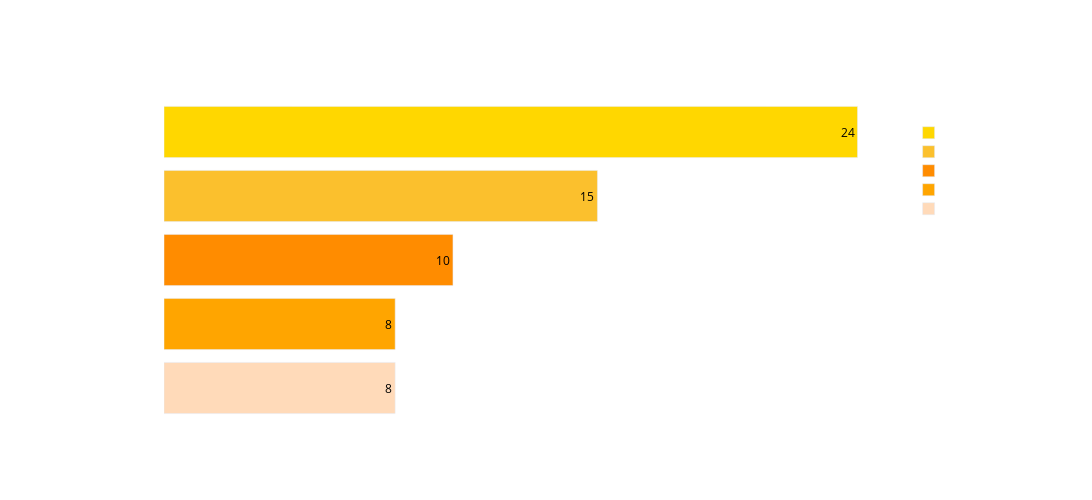

Notebook code cell kept with this figure:
### Markdown cell above
#### PLATOFRMS - FOR BAHRAIN

### Code cell
bahrain_df = platform_expanded[platform_expanded['Country'] == 'Bahrain']

bahrain_platform_counts = (bahrain_df.groupby('PlatformWorkedWith').size().reset_index(name='Count').sort_values('Count', ascending=False))

top5_bahrain_platforms = bahrain_platform_counts.head(5)
fig = px.bar(
    top5_bahrain_platforms,
    x='Count',
    y='PlatformWorkedWith',
    color='PlatformWorkedWith',
    orientation='h',
    text='Count',
    title='Top 5 Platforms Used in Bahrain (All Years)',
    color_discrete_sequence=[
        '#FFD700',  # Gold
        '#FBC02D',  # Strong Yellow
        '#FF8C00',  # Darker Orange
        '#FFA500',  # Medium Orange
        '#FFDAB9'   # Peach
    ],
    category_orders={'PlatformWorkedWith': top5_bahrain_platforms['PlatformWorkedWith'].tolist()}
)

fig.update_traces(
    textposition='auto',
    textfont_color='black'
)

fig.update_layout(
    width=1600,  # Wide for PPT
    height=500,
    plot_bgcolor='rgba(0,0,0,0)',
    paper_bgcolor='rgba(0,0,0,0)',
    font=dict(color='white'),
    legend_title_font=dict(color='white'),
    title_font=dict(color='white'),
    xaxis=dict(title='Count', title_font=dict(color='white'), tickfont=dict(color='white')),
    yaxis=dict(title='Platform', title_font=dict(color='white'), tickfont=dict(color='white'))
)

fig.update_xaxes(showgrid=False)
fig.update_yaxes(showgrid=False)

fig.show()

### Figure 1 — Plotly figure (JSON) as saved in the notebook; plotly's stock layout.template omitted (floating-point values rounded to 4 significant figures)
{"data": [{"alignmentgroup": "True", "hovertemplate": "PlatformWorkedWith=%{y}<br>Count=%{text}<extra></extra>", "legendgroup": "AWS", "marker": {"color": "#FFD700", "pattern": {"shape": ""}}, "name": "AWS", "offsetgroup": "AWS", "orientation": "h", "showlegend": true, "text": [24], "textfont": {"color": "black"}, "textposition": "auto", "type": "bar", "x": [24], "xaxis": "x", "y": ["AWS"], "yaxis": "y"}, {"alignmentgroup": "True", "hovertemplate": "PlatformWorkedWith=%{y}<br>Count=%{text}<extra></extra>", "legendgroup": "Microsoft Azure", "marker": {"color": "#FBC02D", "pattern": {"shape": ""}}, "name": "Microsoft Azure", "offsetgroup": "Microsoft Azure", "orientation": "h", "showlegend": true, "text": [15], "textfont": {"color": "black"}, "textposition": "auto", "type": "bar", "x": [15], "xaxis": "x", "y": ["Microsoft Azure"], "yaxis": "y"}, {"alignmentgroup": "True", "hovertemplate": "PlatformWorkedWith=%{y}<br>Count=%{text}<extra></extra>", "legendgroup": "Google Cloud Platform", "marker": {"color": "#FF8C00", "pattern": {"shape": ""}}, "name": "Google Cloud Platform", "offsetgroup": "Google Cloud Platform", "orientation": "h", "showlegend": true, "text": [10], "textfont": {"color": "black"}, "textposition": "auto", "type": "bar", "x": [10], "xaxis": "x", "y": ["Google Cloud Platform"], "yaxis": "y"}, {"alignmentgroup": "True", "hovertemplate": "PlatformWorkedWith=%{y}<br>Count=%{text}<extra></extra>", "legendgroup": "Digital Ocean", "marker": {"color": "#FFA500", "pattern": {"shape": ""}}, "name": "Digital Ocean", "offsetgroup": "Digital Ocean", "orientation": "h", "showlegend": true, "text": [8], "textfont": {"color": "black"}, "textposition": "auto", "type": "bar", "x": [8], "xaxis": "x", "y": ["Digital Ocean"], "yaxis": "y"}, {"alignmentgroup": "True", "hovertemplate": "PlatformWorkedWith=%{y}<br>Count=%{text}<extra></extra>", "legendgroup": "Google Cloud", "marker": {"color": "#FFDAB9", "pattern": {"shape": ""}}, "name": "Google Cloud", "offsetgroup": "Google Cloud", "orientation": "h", "showlegend": true, "text": [8], "textfont": {"color": "black"}, "textposition": "auto", "type": "bar", "x": [8], "xaxis": "x", "y": ["Google Cloud"], "yaxis": "y"}], "layout": {"barmode": "relative", "font": {"color": "white"}, "height": 500, "legend": {"title": {"font": {"color": "white"}, "text": "PlatformWorkedWith"}, "tracegroupgap": 0}, "paper_bgcolor": "rgba(0,0,0,0)", "plot_bgcolor": "rgba(0,0,0,0)", "title": {"font": {"color": "white"}, "text": "Top 5 Platforms Used in Bahrain (All Years)"}, "width": 1600, "xaxis": {"anchor": "y", "domain": [0, 1], "showgrid": false, "tickfont": {"color": "white"}, "title": {"font": {"color": "white"}, "text": "Count"}}, "yaxis": {"anchor": "x", "categoryarray": ["Google Cloud", "Digital Ocean", "Google Cloud Platform", "Microsoft Azure", "AWS"], "categoryorder": "array", "domain": [0, 1], "showgrid": false, "tickfont": {"color": "white"}, "title": {"font": {"color": "white"}, "text": "Platform"}}}}
